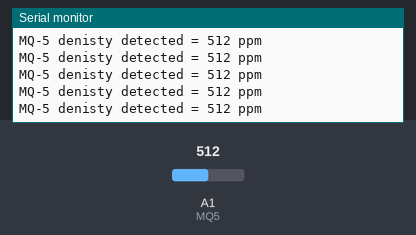
A sketch run on a simulated Arduino Uno, built with avr-gcc and run on an emulated ATmega328P. Shown: the last lines printed to the serial monitor. The inputs (shaded band) are chosen by the test bench; at power-on: A1 (MQ5) = 512.

Above: at 1.2 s.
1.3 s: A1 (MQ5) set to 107
At 1.8 s:
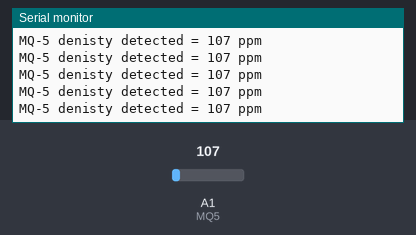
4.3 s: A1 (MQ5) set to 94
At 5.3 s:
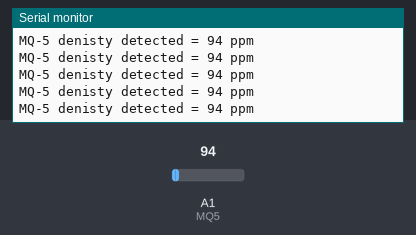
13.3 s: A1 (MQ5) set to 8
At 14.3 s:
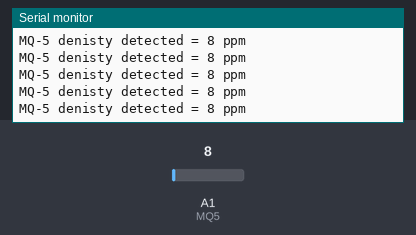
16.3 s: A1 (MQ5) set to 11
At 17.1 s:
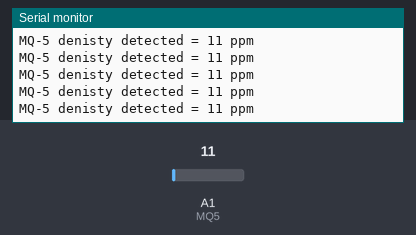
Timing chart, 0 to 19.3 s (numbered marks = the images above; inputs shaded):
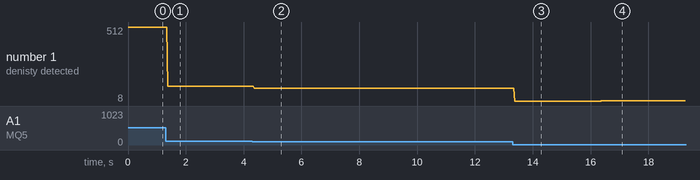

The sketch:

MQ5.ino
```cpp
int MQ5 = A1;
// MQ-5 Sensor


void setup() {

  pinMode(MQ5, INPUT);
  Serial.begin(9600);
}

void loop() {
  int analogSensor = analogRead(MQ5);

  Serial.print("MQ-5 denisty detected = ");
  Serial.print(analogSensor);
  Serial.println(" ppm");

  delay(10);
}
```

Measured:
- after the input at 1.3 s, the serial monitor: prints a new line after 0.07 s (image 1)
- after the input at 4.3 s, the serial monitor: prints a new line after 0.06 s (image 2)
- after the input at 13.3 s, the serial monitor: prints a new line after 0.08 s (image 3)
- after the input at 16.3 s, the serial monitor: prints a new line after 0.08 s (image 4)
- plotted number 1: 512 → 107 after the input at 1.3 s, 107 → 94 after the input at 4.3 s, 94 → 8 after the input at 13.3 s, 8 → 11 after the input at 16.3 s
